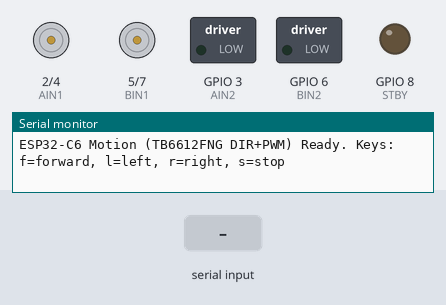
Recording of a sketch running on a simulated ESP32-C6. Shown: direction and speed pins drawn as motors (green arrow = direction pin HIGH = forward, orange = LOW = backward, longer = more drive, stopped while the standby pin is LOW), switched loads named in the sketch (green lamp = pin HIGH), output pins drawn as LEDs (lit = HIGH), the last lines printed to the serial monitor. Inputs (shaded band) come from the test bench.

Above: at 1.4 s.
1.5 s: "f" received over Serial
At 2.3 s:
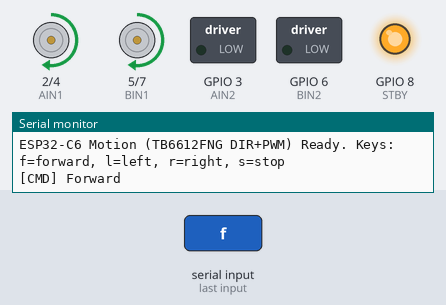
3.2 s: "l" received over Serial
At 3.6 s:
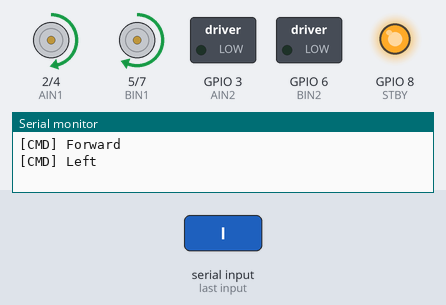
4.7 s: "r" received over Serial
At 5.6 s:
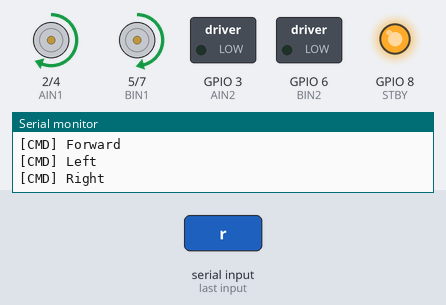
6.2 s: "s" received over Serial
At 6.8 s:
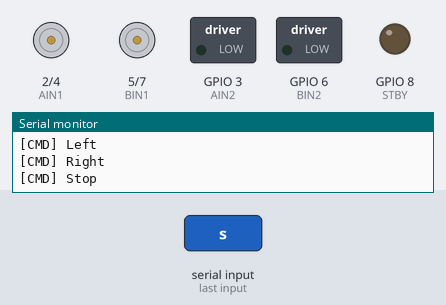
7.9 s: "F" received over Serial
At 9.3 s:
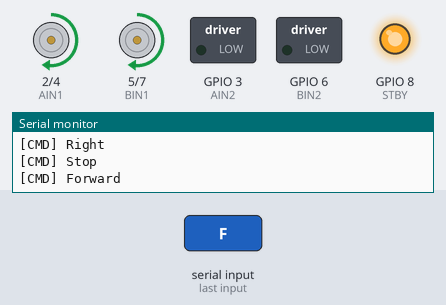
9.6 s: "S" received over Serial
At 10.7 s:
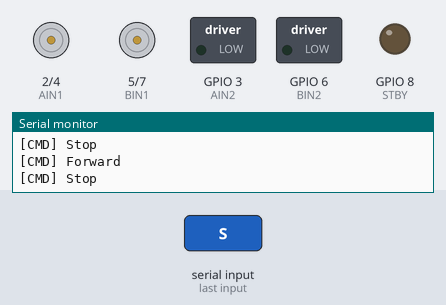
Timing chart, 0 to 12.3 s (numbered marks = the images above; inputs shaded):
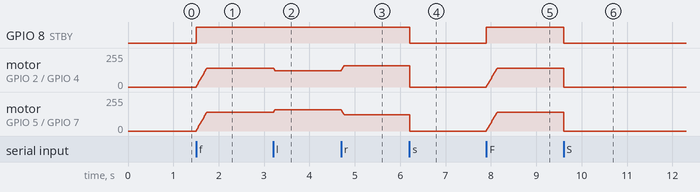

The sketch:

motion_hardcode.ino
```cpp
#include <Arduino.h>

// ===== User tunables =====
static constexpr float CDR_MAX_SPEED_MPS = 0.90f;
static constexpr float CDR_MIN_SPEED_MPS = 0.30f;
static constexpr float DEFAULT_FWD_SPEED  = 0.50f;
static constexpr float MIN_TURN_RADIUS_M  = 0.50f;
static constexpr float TRACK_WIDTH_M      = 0.130f; // wheel track (m)

// Convert m/s -> 8-bit PWM (0..255)
static inline uint8_t pwmFromSpeed(float v_mps) {
  if (v_mps < 0) v_mps = 0;
  if (v_mps > CDR_MAX_SPEED_MPS) v_mps = CDR_MAX_SPEED_MPS;
  return (uint8_t)roundf(255.0f * (v_mps / CDR_MAX_SPEED_MPS));
}

static constexpr uint8_t  DUTY_SLEW_PER_TICK = 6;
static constexpr uint32_t CONTROL_PERIOD_MS  = 10; // 100 Hz

// ====== PIN MAP (ESP32-C6 → TB6612FNG) ======
static constexpr uint8_t AIN1 = 2;  // IO2: Left DIR1
static constexpr uint8_t AIN2 = 3;  // IO3: Left DIR2
static constexpr uint8_t PWMA = 4;  // IO4: Left PWM
static constexpr uint8_t BIN1 = 5;  // IO5: Right DIR1
static constexpr uint8_t BIN2 = 6;  // IO6: Right DIR2
static constexpr uint8_t PWMB = 7;  // IO7: Right PWM
static constexpr uint8_t STBY = 8;  // IO8: Standby (HIGH=enable)

// ===== State =====
enum class Command { IDLE, FWD, LEFT, RIGHT, HALT };
static volatile Command cmd = Command::IDLE;
static bool running = false;

static uint8_t dutyL = 0, dutyR = 0; // 0..255 (slew limited)

// ===== Low-level: DIR + PWM per motor =====
static inline void setDirPWM(uint8_t in1, uint8_t in2, uint8_t pwmPin, int signedDuty) {
  // signedDuty: -255..255
  signedDuty = constrain(signedDuty, -255, 255);
  bool forward = (signedDuty >= 0);
  uint8_t mag = (uint8_t)abs(signedDuty);

  // TB6612FNG truth table: forward = IN1=H, IN2=L; reverse = IN1=L, IN2=H
  digitalWrite(in1, forward ? HIGH : LOW);
  digitalWrite(in2, forward ? LOW  : HIGH);
  analogWrite(pwmPin, mag);
}

static inline void slewTo(uint8_t &cur, int target) {
  target = constrain(target, 0, 255);
  int d = target - (int)cur;
  if (d >  (int)DUTY_SLEW_PER_TICK) d =  DUTY_SLEW_PER_TICK;
  if (d < -(int)DUTY_SLEW_PER_TICK) d = -DUTY_SLEW_PER_TICK;
  cur = (uint8_t)((int)cur + d);
}

// Signed duties: forward=+, reverse=-
void setWheelDutySigned(int leftDuty, int rightDuty) {
  // Slew limit magnitudes (we keep sign after)
  uint8_t tgtL = (uint8_t)abs(constrain(leftDuty,  -255, 255));
  uint8_t tgtR = (uint8_t)abs(constrain(rightDuty, -255, 255));

  // slew current mags toward targets
  uint8_t tmpL = dutyL, tmpR = dutyR;
  slewTo(tmpL, tgtL);
  slewTo(tmpR, tgtR);
  dutyL = tmpL; dutyR = tmpR;

  // apply with direction
  setDirPWM(AIN1, AIN2, PWMA, (leftDuty  >= 0) ? dutyL : -((int)dutyL));
  setDirPWM(BIN1, BIN2, PWMB, (rightDuty >= 0) ? dutyR : -((int)dutyR));
}

void setWheelSpeeds(float vL, float vR) {
  int dL = (int)pwmFromSpeed(fabsf(vL));
  int dR = (int)pwmFromSpeed(fabsf(vR));
  if (vL < 0) dL = -dL;
  if (vR < 0) dR = -dR;
  setWheelDutySigned(dL, dR);
}

// ===== Kinematics =====
void kinematicTurn(float v_forward_mps, float radius_m, bool leftTurn) {
  radius_m = max(0.0f, radius_m);
  const float W = TRACK_WIDTH_M;

  if (radius_m == 0.0f) { // in-place spin
    float v = min(CDR_MAX_SPEED_MPS*0.5f, max(CDR_MIN_SPEED_MPS*0.5f, 0.3f));
    float vL =  leftTurn ? -v :  v;
    float vR =  leftTurn ?  v : -v;
    setWheelSpeeds(vL, vR);
    return;
  }

  float v = min(CDR_MAX_SPEED_MPS, max(CDR_MIN_SPEED_MPS, v_forward_mps));
  float twoR = 2.0f * radius_m;
  float vL = v * (twoR - W) / twoR;
  float vR = v * (twoR + W) / twoR;
  if (!leftTurn) { float t = vL; vL = vR; vR = t; }
  setWheelSpeeds(vL, vR);
}

// ===== Public API =====
void start() { running = true; digitalWrite(STBY, HIGH); } // enable driver
void stop()  { running = false; setWheelDutySigned(0,0); digitalWrite(STBY, LOW); } // brake/standby
void moveForward(float speed_mps = DEFAULT_FWD_SPEED) {
  speed_mps = min(CDR_MAX_SPEED_MPS, max(CDR_MIN_SPEED_MPS, speed_mps));
  digitalWrite(STBY, HIGH);
  setWheelSpeeds(speed_mps, speed_mps);
}
void turnLeft (float fwd = DEFAULT_FWD_SPEED, float R = MIN_TURN_RADIUS_M) {
  digitalWrite(STBY, HIGH);
  kinematicTurn(fwd, R, true);
}
void turnRight(float fwd = DEFAULT_FWD_SPEED, float R = MIN_TURN_RADIUS_M) {
  digitalWrite(STBY, HIGH);
  kinematicTurn(fwd, R, false);
}

// ===== Test harness =====
uint32_t lastStepMs = 0;
int demoStep = 0;
bool demoEnabled = true;

void handleSerial() {
  while (Serial.available()) {
    demoEnabled = false;
    char c = (char)Serial.read();
    switch (c) {
      case 'f': case 'F': start(); cmd = Command::FWD;   Serial.println("[CMD] Forward"); break;
      case 'l': case 'L': start(); cmd = Command::LEFT;  Serial.println("[CMD] Left");    break;
      case 'r': case 'R': start(); cmd = Command::RIGHT; Serial.println("[CMD] Right");   break;
      case 's': case 'S': cmd = Command::HALT; stop();   Serial.println("[CMD] Stop");    break;
      default: break;
    }
  }
}

void runDemo() {
  uint32_t now = millis();
  uint32_t dwell = (demoStep % 4 == 3) ? 1000 : 2000; // stop=1s, others=2s
  if (now - lastStepMs < dwell) return;
  lastStepMs = now;
  switch (demoStep % 4) {
    case 0: start(); moveForward(DEFAULT_FWD_SPEED);                   Serial.println("[DEMO] Forward"); break;
    case 1: start(); turnLeft (DEFAULT_FWD_SPEED, MIN_TURN_RADIUS_M);  Serial.println("[DEMO] Left");    break;
    case 2: start(); turnRight(DEFAULT_FWD_SPEED, MIN_TURN_RADIUS_M);  Serial.println("[DEMO] Right");   break;
    case 3: stop();                                                    Serial.println("[DEMO] Stop");    break;
  }
  demoStep++;
}

// ===== Setup/loop =====
void setup() {
  // Per-pin PWM config on ESP32-C6
  const uint8_t  RES  = 8;      // 8-bit (0..255)
  const uint32_t FREQ = 20000;  // 20 kHz
  analogWriteResolution(PWMA, RES);
  analogWriteResolution(PWMB, RES);
  analogWriteFrequency(PWMA, FREQ);
  analogWriteFrequency(PWMB, FREQ);

  pinMode(AIN1, OUTPUT);
  pinMode(AIN2, OUTPUT);
  pinMode(BIN1, OUTPUT);
  pinMode(BIN2, OUTPUT);
  pinMode(PWMA, OUTPUT);
  pinMode(PWMB, OUTPUT);
  pinMode(STBY, OUTPUT);

  stop(); // standby low, motors off

  Serial.begin(115200);
  delay(200);
  Serial.println("\nESP32-C6 Motion (TB6612FNG DIR+PWM) Ready. Keys: f=forward, l=left, r=right, s=stop");
}

void loop() {
  handleSerial();

  if (demoEnabled) {
    runDemo();
  } else {
    switch (cmd) {
      case Command::FWD:   moveForward(DEFAULT_FWD_SPEED); break;
      case Command::LEFT:  turnLeft(DEFAULT_FWD_SPEED, MIN_TURN_RADIUS_M); break;
      case Command::RIGHT: turnRight(DEFAULT_FWD_SPEED, MIN_TURN_RADIUS_M); break;
      case Command::HALT:  stop(); break;
      case Command::IDLE:  /* hold */ break;
    }
  }

  delay(CONTROL_PERIOD_MS);
}
```

lcdControl.ino
```cpp
//LCD Stuff

// #include <U8g2lib.h>
// #include <Wire.h>

// // Try SH1106 I2C first
// U8G2_SH1106_128X64_NONAME_F_HW_I2C u8g2(U8G2_R0, /* reset=*/ U8X8_PIN_NONE);

// void setup(void) {
//   u8g2.begin();
// }

// void loop(void) {
//   u8g2.clearBuffer();
//   u8g2.setFont(u8g2_font_ncenB08_tr);
//   u8g2.drawStr(0,10,"Hello ESP32!");
//   u8g2.sendBuffer();
//   delay(1000);
// }
```

Measured:
- after the input at 1.5 s, GPIO 8 (STBY): LOW → HIGH after 0.00 s instead of 0.50 s
- after the input at 3.2 s, motor on GPIO 2 (AIN1) / GPIO 4 (PWMA): forward 142/255 → forward 123/255 at once; motor on GPIO 5 (BIN1) / GPIO 7 (PWMB): forward 142/255 → forward 160/255 at once
- after the input at 4.7 s, motor on GPIO 2 (AIN1) / GPIO 4 (PWMA): forward 123/255 → forward 160/255 at once; motor on GPIO 5 (BIN1) / GPIO 7 (PWMB): forward 160/255 → forward 123/255 at once
- after the input at 6.2 s, GPIO 8 (STBY): HIGH → LOW at once; motor on GPIO 2 (AIN1) / GPIO 4 (PWMA): forward 160/255 → stopped at once; motor on GPIO 5 (BIN1) / GPIO 7 (PWMB): forward 123/255 → stopped at once
- after the input at 7.9 s, GPIO 8 (STBY): LOW → HIGH at once; motor on GPIO 2 (AIN1) / GPIO 4 (PWMA), motor on GPIO 5 (BIN1) / GPIO 7 (PWMB): moves from stopped to forward 142/255 over 0.23 s, starting at once
- after the input at 9.6 s, GPIO 8 (STBY): HIGH → LOW at once; motor on GPIO 2 (AIN1) / GPIO 4 (PWMA), motor on GPIO 5 (BIN1) / GPIO 7 (PWMB): forward 142/255 → stopped at once
